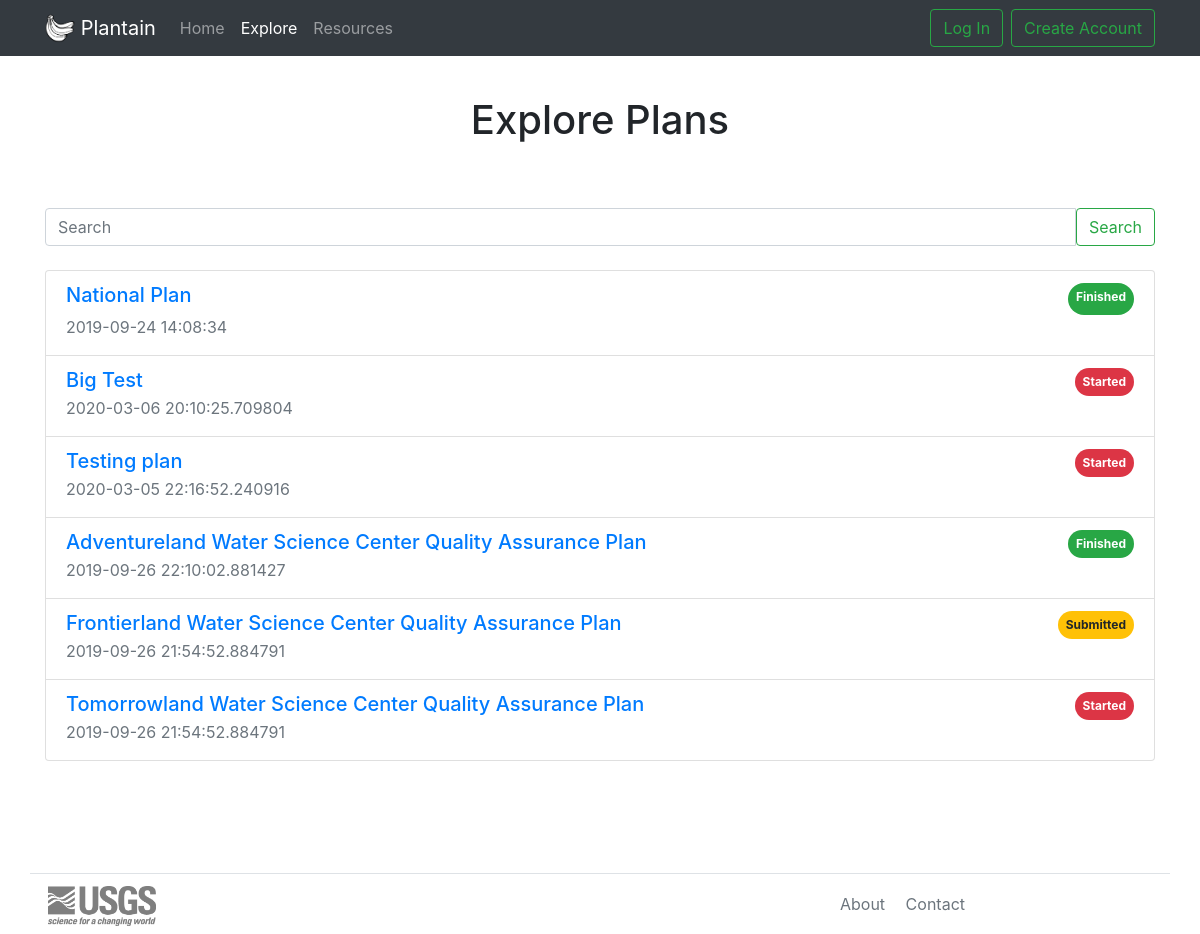
Before: /explore with the older database file.
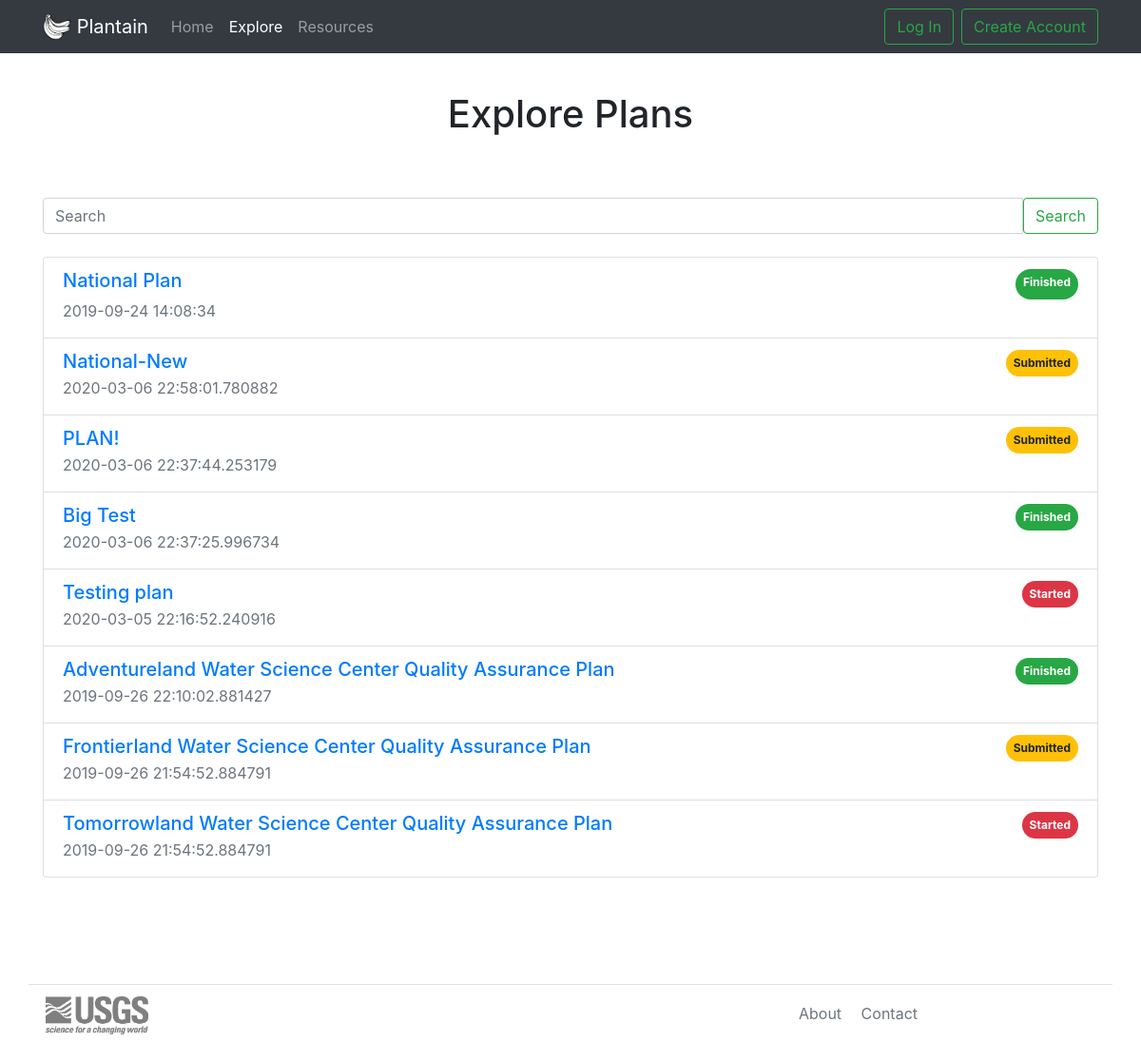
After: the same page with the newer database file.
### models.py (models this page shows, shortened)
class NationalRequired(db.Model):  # only admin can post in this level.
    STATUS_APPROVED = 0   # public - can only be set by admin
    STATUS_SUBMITTED = 1  # viewable by user/admin
    STATUS_DRAFT = 2  # viewable by user
    STATUS_DELETED = 3
    id = db.Column(db.Integer, primary_key=True)
    slug = db.Column(db.String(100))
    title = db.Column(db.String(255))
    intro = db.Column(db.Text)  # this is boilerplate
    scope = db.Column(db.Text)  # this is boilerplate
    org = db.Column(db.Text)  # this is boilerplate
    resp = db.Column(db.Text)  # this is boilerplate
    qa_workflow = db.Column(db.Text)  # boilerplate + form
    status = db.Column(db.SmallInteger, default=STATUS_DRAFT)
    author_id = db.Column(db.Integer, db.ForeignKey("user.id"))
    created_timestamp = db.Column(db.DateTime, default=datetime.datetime.utcnow)

class Project(db.Model):
    STATUS_APPROVED = 0   # public - can only be set by admin
    STATUS_SUBMITTED = 1  # viewable by user/admin
    STATUS_DRAFT = 2  # viewable by user
    STATUS_DELETED = 3  # Currently deleted can only be set in the admin panel.
    id = db.Column(db.Integer, primary_key=True)
    slug = db.Column(db.String(100), unique=True)
    title = db.Column(db.String(255), unique=True)
    intro = db.Column(db.Text)
    scope = db.Column(db.Text)
    org = db.Column(db.Text)
    resp = db.Column(db.Text)
    qa_workflow = db.Column(db.Text)
    facilities = db.Column(db.Text)
    labs = db.Column(db.Text)
    dq_management = db.Column(db.Text)
    dq_planning = db.Column(db.Text)
    dq_roles = db.Column(db.Text)
    dq_workflows = db.Column(db.Text)
    dq_wf_pro = db.Column(db.Text)
    dq_wf_workplan = db.Column(db.Text)
    dq_wf_project_dmp = db.Column(db.Text)
    dq_wf_review = db.Column(db.Text)
    dq_datasharing = db.Column(db.Text)
    dq_mous = db.Column(db.Text)
    dq_access = db.Column(db.Text)
    dq_aquisition = db.Column(db.Text)
    dq_aqu_roles = db.Column(db.Text)
    dq_aqu_proc = db.Column(db.Text)
    dq_aqu_proc_coll = db.Column(db.Text)
    dq_aqu_proc_proc = db.Column(db.Text)
    dq_aqu_proc_anal = db.Column(db.Text)
    dq_doc = db.Column(db.Text)
    dq_format = db.Column(db.Text)
    dq_org = db.Column(db.Text)
    dq_store = db.Column(db.Text)
    dq_store_roles = db.Column(db.Text)
    dq_store_repo = db.Column(db.Text)
    dq_store_archive = db.Column(db.Text)
    dq_pubs = db.Column(db.Text)
    dq_pubs_roles = db.Column(db.Text)
    dq_pubs_workflow = db.Column(db.Text)
    dq_pubs_prop = db.Column(db.Text)
    dq_pubs_release = db.Column(db.Text)
    dq_pubs_cite = db.Column(db.Text)
    dq_pubs_doi = db.Column(db.Text)
    dq_pubs_meta = db.Column(db.Text)
    dq_pubs_catalog = db.Column(db.Text)
    qa_intro = db.Column(db.Text)
    qa_field_data = db.Column(db.Text)
    qa_pro_ts = db.Column(db.Text)
    qa_app_ts = db.Column(db.Text)
    qa_discrete = db.Column(db.Text)
    qa_db_integrity = db.Column(db.Text)
    qa_records = db.Column(db.Text)
    qa_interpretive = db.Column(db.Text)
    qa_training = db.Column(db.Text)
    qa_terms = db.Column(db.Text)
    qa_resources = db.Column(db.Text)
    tech = db.Column(db.Text)
    data = db.Column(db.Text)
    sysadmin = db.Column(db.Text)
    qa_proposal = db.Column(db.Text)  # drop this field
    qa_plans = db.Column(db.Text)  #drop it too.
    qa_review = db.Column(db.Text)  # yep, this one also
    dm_plan = db.Column(db.Text)  #not using this one.
    status = db.Column(db.SmallInteger, default=STATUS_DRAFT)
    created_timestamp = db.Column(db.DateTime, default=datetime.datetime.utcnow)
    modified_timestamp = db.Column(db.DateTime, default=datetime.datetime.utcnow, onupdate=datetime.datetime.utcnow)
    author_id = db.Column(db.Integer, db.ForeignKey("user.id"))

### views.py (the view)
@app.route("/explore")
def explore():
    NatlReq = get_NatlReq()
    plans = models.Project.query.order_by(models.Project.created_timestamp.desc())
    return render_template('explore.html', plans=plans, National=NatlReq)

### views.py (called while the page is built)
def get_NatlReq():
    query = models.NationalRequired.query.filter(models.NationalRequired.id == 1).first_or_404()
    return query

@app.before_request
def get_current_user():
    g.user = current_user

### templates/explore.html (shortened to what this page needs)
{% extends "base.html" %}
{% block content %}
{% include "includes/list.html" %}
{% endblock %}

### templates/base.html (shortened to what this page needs)
<!DOCTYPE html>
<html lang="en">
  <head>
    <link rel="stylesheet" href="{{ url_for('static', filename='css/plantain.css') }}">
    <link rel="stylesheet" href="https://stackpath.bootstrapcdn.com/bootstrap/4.1.3/css/bootstrap.min.css">
    <link rel="stylesheet" href="https://stackpath.bootstrapcdn.com/font-awesome/4.7.0/css/font-awesome.min.css">
    <link rel="stylesheet" href="https://cdn.rawgit.com/afeld/bootstrap-toc/v1.0.0/dist/bootstrap-toc.min.css">
  </head>
  <body data-spy="scroll" data-target="#toc">
    {% include "navbar.html" %}
    {% block content %}{% endblock %}
<br><br><br><br>
    {% include "footer.html" %}
  </body>
</html>

### templates/navbar.html (shortened to what this page needs)
<header>
  <nav class="navbar navbar-expand-md navbar-dark bg-dark fixed-top">
    <div class="container">
      <a class="navbar-brand" href="/">
        <img class="plantain-img-nav d-inline-block align-top rounded" src="{{ url_for('static', filename='img/plantain.png') }}" alt="plantain"/>
        Plantain
      </a>
      <div class="collapse navbar-collapse" id="navbarContent">
        <ul class="navbar-nav mr-auto" id="navbarList">
          <li class="nav-item">
            <a class="nav-link" href="{{ url_for('index') }}">Home</a>
          </li>
          <li class="nav-item">
            <a class="nav-link" href="{{ url_for('explore') }}">Explore</a>
          </li>
          <li class="nav-item">
            <a class="nav-link" href="{{ url_for('resources') }}">Resources</a>
          </li>
        </ul>
        {%  if current_user.is_authenticated %}
          <ul class="navbar-nav ml-auto">
            <li class="nav-item dropdown">
              <a class="nav-link dropdown-toggle" href="#" id="userInfo" role="button" data-toggle="dropdown" aria-haspopup="true" aria-expanded=false>{{ current_user.name }}</a>
              <div class="dropdown-menu" aria-labelby="userInfo">
                <a class="dropdown-item" href="{{ url_for('index') }}">Profile</a>
                <a class="dropdown-item" href="{{ url_for('index') }}">Plans</a>
                {% if current_user.user_level() == 2 %}
                <a class="dropdown-item" href="{{ url_for('admin.index') }}">Admin</a>
                {% endif %}
                <div class="dropdown-divider"></div>
                <a class="dropdown-item" href="{{ url_for('logout') }}" aria-disabled="true">Log Out</a>
              </div>
            </li>
          </ul>
         {% else  %}
          <a href="{{ url_for('login') }}" class="btn btn-outline-success m-2 my-sm-0" role="button" aria-disabled="true">Log In</a>
          <a href="{{ url_for('register') }}" class="btn btn-outline-success my-2 my-sm-0" role="button" aria-disabled="true">Create Account</a>
        {% endif %}
      </div>
    </div>
  </nav>
</header>

### templates/includes/list.html
<main>
  <div class="container">
    <h1 class="text-center my-5 pt-5">Explore Plans</h1>
    <div class="input-group py-3">
      <input class="form-control" type="search" placeholder="Search" aria-label="Search">
      <span class="input-group-btn">
        <button class="btn btn-outline-success" type="button">Search</button>
      </span>
    </div>
    <ul class="list-group my-2">
        <li class="list-group-item">
            <div class="d-flex justify-content-between">
                <h5><a href="{{ url_for('national.index') }}">National Plan</a></h5>
                <span class="badge badge-pill badge-success p-2">Finished</span>
            </div>
            <p class="text-muted mb-1">{{ National.created_timestamp }}</p>
        </li>
        {% for plan in plans %}
        <li class="list-group-item">
            <div class="d-flex justify-content-between">
                <h5 class="mb-0"><a href="{{ url_for('wsc.detail', slug=plan.slug) }}">{{plan.title}}</a></h5>
                {% if plan.status == 0 %}
                <span class="badge badge-pill badge-success p-2">Finished</span>
                {% elif plan.status == 1 %}
                <span class="badge badge-pill badge-warning p-2">Submitted</span>
                {% elif plan.status == 2 %}
                <span class="badge badge-pill badge-danger p-2">Started</span>
                {% endif %}
            </div>
            <p class="text-muted mb-1">{{ plan.modified_timestamp }}</p>
        </li>
        {% endfor %}
    </ul>
    </div>
</main>

### templates/footer.html (shortened to what this page needs)
<footer class="footer pt-1 my-md-1 pt-md-1">
  <div class="container border-top">
    <div class="row">
      <div class="col-md-5 text-left">
        <a href="https://www.usgs.gov/" title="USGS" target="_blank">
          <img class="usgs-logo" src="{{ url_for('static', filename='img/usgs.png') }}" alt="USGS" >
        </a>
      </div>
      <div class="col-md-5 text-right" >
        <span class="">
          <a class="text-muted mr-3" href="{{ url_for('about') }}">About</a>
          <a class="text-muted" href="{{ url_for('contact') }}">Contact</a>
        </span>
      </div>
    </div>
  </div>
</footer>

### static/css/plantain.css (style rules this page uses)
html { position: relative; min-height: 100%; }
body { margin-bottom: 50px; }
.navbar-nav > li { float: left; position: relative; }
.footer { bottom: 0; width: 100%; height: 60px; line-height: 60px; text-align: center; margin-bottom: 50px; }
.plantain-img-nav { width: 30px; height: 30px; }
.usgs-logo { width: 108px; height: 40px; opacity: 0.5; display: inline-block; margin: 0 3px 0 3px; }

Changed rows visible on the page:
added Project: title "National-New", status "Submitted", modified_timestamp "2020-03-06 22:58:01.780882"
added Project: title "PLAN!", status "Submitted", modified_timestamp "2020-03-06 22:37:44.253179"
changed Project "Big Test": modified_timestamp "2020-03-06 20:10:25.709804" → "2020-03-06 22:37:25.996734"; status "Started" → "Finished"
